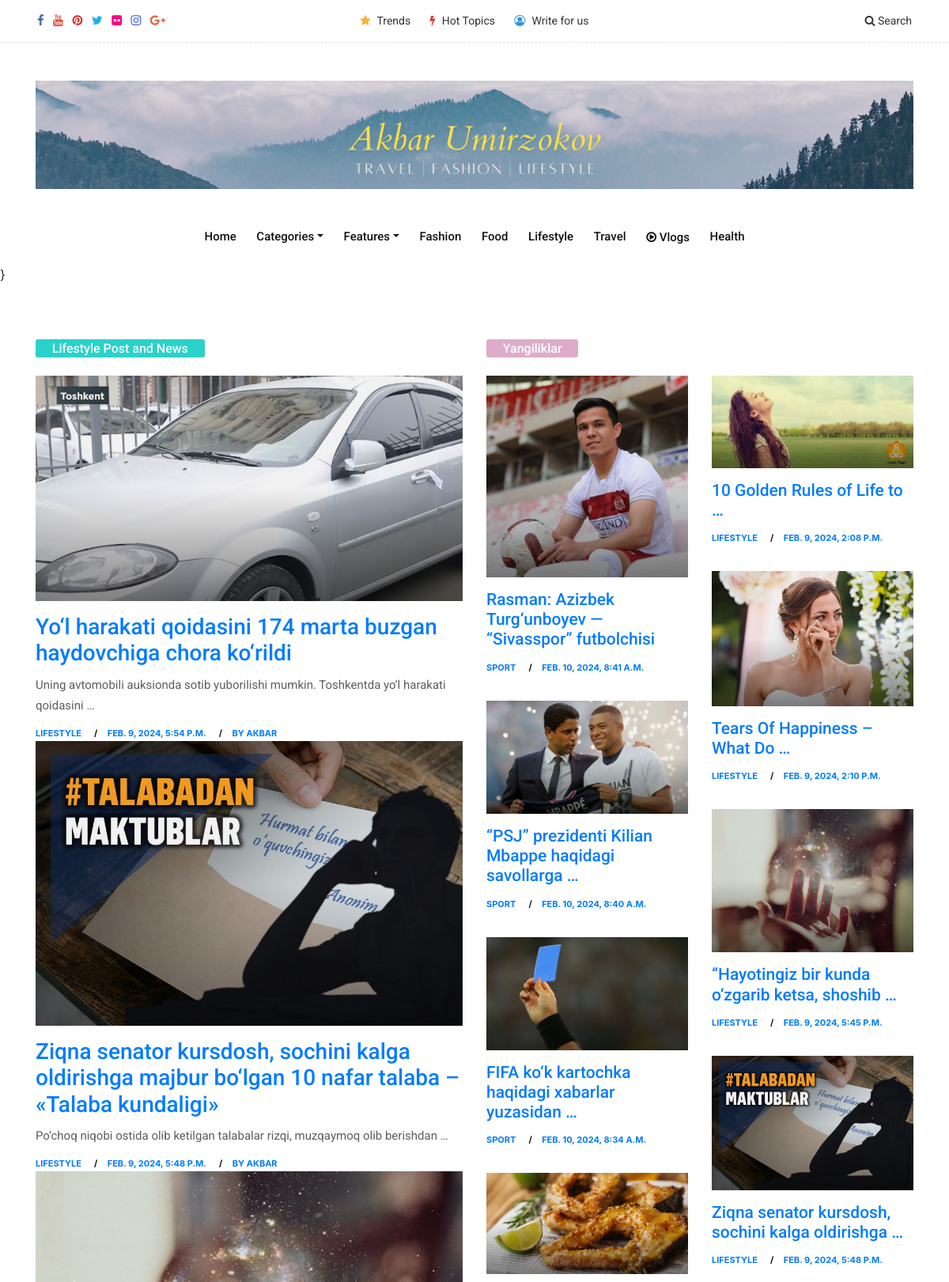
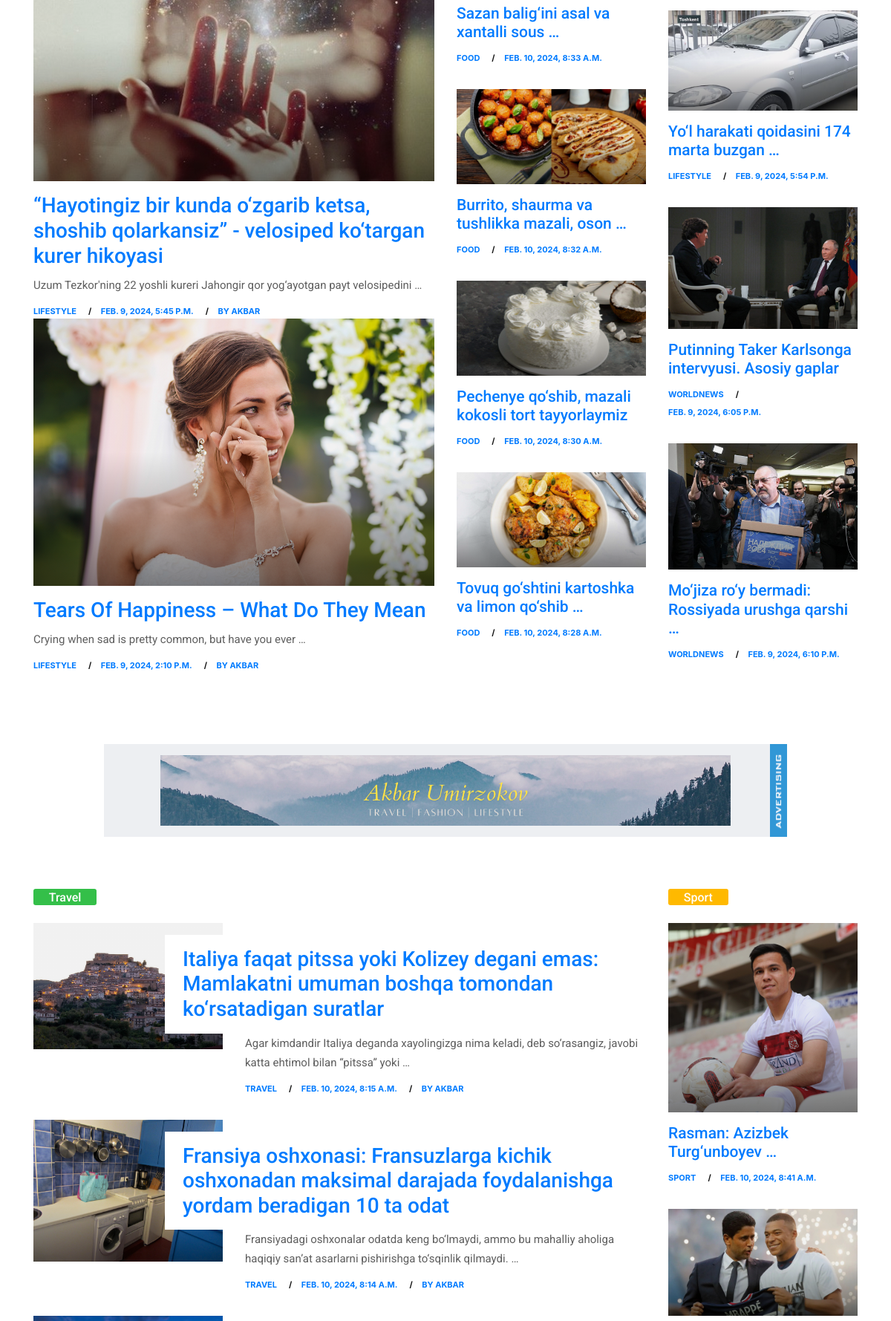
The page / (upper part) on the database its author committed (2 pictures, top to bottom).
### news_app/models.py (models this page shows, shortened)
class News(models.Model):
    class Status(models.TextChoices):
        Published = 'PU', 'Published'
        Draft = 'DR', 'Draft'
    title = models.CharField(max_length=150, verbose_name='Title')
    slug = models.SlugField(max_length=150, unique=True, verbose_name='URL')
    body = models.TextField(verbose_name='Text')
    image = models.ImageField(upload_to='static/images', verbose_name='Image')
    category = models.ForeignKey('Category', on_delete=models.CASCADE, verbose_name='Category')
    published_time = models.DateTimeField(default=timezone.now, verbose_name='Published time')
    created_time = models.DateTimeField(auto_now_add=True, verbose_name='Created time')
    updated_time = models.DateTimeField(auto_now=True, verbose_name='Updated time')
    status = models.CharField(max_length=2, choices=Status.choices, default=Status.Draft, verbose_name='Status')
    objects = models.Manager()
    published = PublishedManager()
    class Meta:
        ordering = ['-published_time']
        verbose_name_plural = 'News'

class Category(models.Model):
    name = models.CharField(max_length=100, verbose_name='Name')
    class Meta:
        verbose_name_plural = 'Categories'
        ordering = ['-id']
    def __str__(self):
        return self.name

### news_app/views.py (the view)
# urls.py: path('', v.HomePageView.as_view(), name='home'),  # This is the home page (news_app/views.py)
class HomePageView(ListView):
    model = News
    template_name = 'news/index.html'
    context_object_name = 'news_list'
    def get_context_data(self, **kwargs):
        context = super().get_context_data(**kwargs)
        context['categories'] = self.model.objects.all()
        context['news_list'] = News.published.all().order_by('-published_time')[:7]
        context['news_list1'] = News.published.all().order_by('published_time')[:7]
        context['lifestyle_news'] = News.published.all().order_by('-published_time').filter(category__name='LifeStyle')[:4]
        context['travel_news'] = News.published.all().order_by('-published_time').filter(category__name='Travel')[:4]
        context['health_news'] = News.published.all().order_by('-published_time').filter(category__name='Health')[:4]
        context['food_news'] = News.published.all().order_by('-published_time').filter(category__name='Food')[:4]
        context['sport_news'] = News.published.all().order_by('-published_time').filter(category__name='Sport')[:4]
        return context

### templates/news/index.html (shortened to what this page needs)
{% extends 'base.html' %}
{% load static %}
{% block content %}
    }
    <section class="section">
        <div class="container">
            <div class="row">
                <div class="col-lg-6 col-md-6 col-sm-12 col-xs-12">
                    <div class="section-title">
                        <h3 class="color-aqua"><a href="blog-category-01.html" title="">Lifestyle Post and News</a></h3>
                    </div>
                    <div class="row">
                        <div class="col-lg-12 col-md-12 col-sm-12 col-xs-12">
                            {% for news in lifestyle_news %}
                            <div class="blog-box">
                                <div class="post-media">
                                    <a href="single.html" title="">
                                        <img src="{{ news.image.url }}" alt="" class="img-fluid">
                                        <div class="hovereffect">
                                        </div>
                                    </a>
                                </div>
                                <div class="blog-meta big-meta">
                                    <h4><a href="single.html" title="">{{ news.title }}</a></h4>
                                    <p>{{ news.body|truncatewords:10 }}</p>
                                    <small><a href="blog-category-01.html" title="">{{ news.category }}</a></small>
                                    <small><a href="single.html" title="">{{ news.published_time }}</a></small>
                                    <small><a href="blog-author.html" title="">by Akbar</a></small>
                                </div>
                            </div>
                            {% endfor %}
                        </div>
                    </div>
                </div>
                <div class="col-lg-6 col-md-6 col-sm-12 col-xs-12">
                    <div class="section-title">
                        <h3 class="color-pink"><a href="blog-category-01.html" title="">Yangiliklar</a></h3>
                    </div>
                    <div class="row">
                        <div class="col-lg-6 col-md-6 col-sm-12 col-xs-12">
                            {% for news in news_list %}
                                <div class="blog-box">
                                <div class="post-media">
                                    <a href="single.html" title="">
                                        <img src="{{ news.image.url }}" alt="" class="img-fluid">
                                        <div class="hovereffect">
                                        </div>
                                    </a>
                                </div>
                                <div class="blog-meta">
                                    <h4><a href="single.html" title="">{{ news.title|truncatewords:6 }}</a></h4>
                                    <small><a href="blog-category-01.html" title="">{{ news.category }}</a></small>
                                    <small><a href="blog-category-01.html" title="">{{ news.published_time }}</a></small>
                                </div>
                            </div>
                            {% endfor %}
                        </div>
                        <div class="col-lg-6 col-md-6 col-sm-12 col-xs-12">
                            {% for news in news_list1 %}
                            	<div class="blog-box">
                                <div class="post-media" >
                                    <a href="{% url 'single' %}" title="">
                                        <img src="{{ news.image.url }}" alt="" class="img-fluid">
                                        <div class="hovereffect">
                                        </div>
                                    </a>
                                </div>
                                <div class="blog-meta">
                                    <h4><a href="single.html" title="">{{ news.title|truncatewords:6 }}</a></h4>
                                    <small><a href="{% url 'blog-category-01' %}" title="">{{ news.category }}</a></small>
                                    <small><a href="{% url 'blog-category-01' %}" title="">{{ news.published_time }}</a></small>
                                </div>
                            </div>
                            {% endfor %}
                        </div>
                    </div>
                </div>
            </div>
            <div class="row">
                <div class="col-lg-10 offset-lg-1">
                    <div class="banner-spot clearfix">
                        <div class="banner-img">
                            <img src="{% static 'upload/White Modern Simple Travel YouTube Banner (2) (2).png' %}" alt="" class="img-fluid">
                        </div>
                    </div>
                </div>
            </div>
            <div class="row">
                <div class="col-lg-9">
                    <div class="blog-list clearfix">
                        <div class="section-title">
                            <h3 class="color-green"><a href="blog-category-01.html" title="">Travel</a></h3>
                        </div>
                        {% for news in travel_news %}
                            <div class="blog-box row">
                                <div class="col-md-4">
                                    <div class="post-media">
                                        <a href="single.html" title="">
                                            <img src="{{ news.image.url }}" alt="" class="img-fluid">
                                            <div class="hovereffect"></div>
                                        </a>
                                    </div>
                                </div>
                                <div class="blog-meta big-meta col-md-8">
                                    <h4><a href="single.html" title="">{{ news.title }}</a></h4>
                                    <p>{{ news.body|truncatewords:15 }}</p>
                                    <small><a href="blog-category-01.html" title="">{{ news.category }}</a></small>
                                    <small><a href="single.html" title="">{{ news.published_time }}</a></small>
                                    <small><a href="blog-author.html" title="">by Akbar</a></small>
                                </div>
                            </div>
                        {% endfor %}
                    </div>
                </div>
                <div class="col-lg-3">
                    <div class="section-title">
                        <h3 class="color-yellow"><a href="blog-category-01.html" title="">Sport</a></h3>
                    </div>
                    {% for news in sport_news %}
                    <div class="blog-box">
                        <div class="post-media">
                            <a href="{% url 'single' %}" title="">
                                <img src="{{ news.image.url }}" alt="" class="img-fluid">
                                <div class="hovereffect">
                                </div>
                            </a>
                        </div>
                        <div class="blog-meta">
                            <h4><a href="{% url 'single' %}" title="">{{ news.title|truncatewords:3 }}</a></h4>
                            <small><a href="{% url 'blog-category-01' %}" title="">{{ news.category }}</a></small>
                            <small><a href="{% url 'blog-category-01' %}" title="">{{ news.published_time }}</a></small>
                        </div>
                    </div>
                    {% endfor %}
                </div>
            </div>
        </div>
    </section>
{% endblock %}

### templates/base.html (shortened to what this page needs)
{% load static %}
<!DOCTYPE html>
<html lang="en">
<head>
    <link href="{% static 'css/bootstrap.css' %}" rel="stylesheet">
    <link href="{% static 'css/font-awesome.min.css' %}" rel="stylesheet">
    <link href="{% static 'style.css' %}" rel="stylesheet">
    <link href="{% static 'css/responsive.css' %}" rel="stylesheet">
    <link href="{% static 'css/colors.css' %}" rel="stylesheet">
    <link rel="stylesheet" href="https://cdn.jsdelivr.net/npm/bootstrap@4.3.1/dist/css/bootstrap.min.css">
</head>
<body>
    <div id="wrapper">
        <div class="topbar-section">
            <div class="container-fluid">
                <div class="row">
                    <div class="col-lg-4 col-md-6 col-sm-6 hidden-xs-down">
                        <div class="topsocial">
                            <a href="#" data-toggle="tooltip" data-placement="bottom" title="Facebook"><i class="fa fa-facebook"></i></a>
                            <a href="#" data-toggle="tooltip" data-placement="bottom" title="Youtube"><i class="fa fa-youtube"></i></a>
                            <a href="#" data-toggle="tooltip" data-placement="bottom" title="Pinterest"><i class="fa fa-pinterest"></i></a>
                            <a href="#" data-toggle="tooltip" data-placement="bottom" title="Twitter"><i class="fa fa-twitter"></i></a>
                            <a href="#" data-toggle="tooltip" data-placement="bottom" title="Flickr"><i class="fa fa-flickr"></i></a>
                            <a href="#" data-toggle="tooltip" data-placement="bottom" title="Instagram"><i class="fa fa-instagram"></i></a>
                            <a href="#" data-toggle="tooltip" data-placement="bottom" title="Google+"><i class="fa fa-google-plus"></i></a>
                        </div>
                    </div>
                    <div class="col-lg-4 hidden-md-down">
                        <div class="topmenu text-center">
                            <ul class="list-inline">
                                <li class="list-inline-item"><a href="{% url 'blog-category-01' %}"><i class="fa fa-star"></i> Trends</a></li>
                                <li class="list-inline-item"><a href="{% url 'blog-category-02' %}"><i class="fa fa-bolt"></i> Hot Topics</a></li>
                                <li class="list-inline-item"><a href="{% url 'page-contact' %}"><i class="fa fa-user-circle-o"></i> Write for us</a></li>
                            </ul>
                        </div>
                    </div>
                    <div class="col-lg-4 col-md-6 col-sm-6 col-xs-12">
                        <div class="topsearch text-right">
                            <a data-toggle="collapse" href="#collapseExample" aria-expanded="false" aria-controls="collapseExample"><i class="fa fa-search"></i> Search</a>
                        </div>
                    </div>
                </div>
            </div>
        </div>
        <div class="header-section">
            <div class="container">
                <div class="row">
                    <div class="col-md-12">
                        <div class="logo">
                            <a href="{% url 'home' %}"><img src="{% static 'upload/White Modern Simple Travel YouTube Banner (2) (2).png' %}" alt=""></a>
                        </div>
                    </div>
                </div>
            </div>
        </div>
        <header class="header">
            <div class="container">
                <nav class="navbar navbar-inverse navbar-toggleable-md">
                    <div class="collapse navbar-collapse justify-content-md-center" id="cloapediamenu">
                        <ul class="navbar-nav">
                            <li class="nav-item">
                                <a class="nav-link color-pink-hover" href="{% url 'home' %}">Home</a>
                            </li>
                            <li class="nav-item dropdown has-submenu menu-large hidden-md-down hidden-sm-down hidden-xs-down">
                                <a class="nav-link dropdown-toggle" href="#" id="dropdown01" data-toggle="dropdown" aria-haspopup="true" aria-expanded="false">Categories</a>
                            </li>
                            <li class="nav-item dropdown has-submenu">
                                <a class="nav-link dropdown-toggle" href="#" id="dropdown02" data-toggle="dropdown" aria-haspopup="true" aria-expanded="false">Features</a>
                            </li>
                            <li class="nav-item">
                                <a class="nav-link color-pink-hover" href="{% url 'blog-category-01' %}">Fashion</a>
                            </li>
                            <li class="nav-item">
                                <a class="nav-link color-red-hover" href="{% url 'blog-category-02' %}">Food</a>
                            </li>
                            <li class="nav-item">
                                <a class="nav-link color-aqua-hover" href="{% url 'blog-category-03' %}">Lifestyle</a>
                            </li>
                            <li class="nav-item">
                                <a class="nav-link color-green-hover" href="blog-category-04.html">Travel</a>
                            </li>
                            <li class="nav-item">
                                <a class="nav-link color-yellow-hover" href="blog-category-05.html"><i class="fa fa-play-circle-o"></i> Vlogs</a>
                            </li>
                            <li class="nav-item">
                                <a class="nav-link color-grey-hover" href="blog-category-06.html">Health</a>
                            </li>
                        </ul>
                    </div>
                </nav>
            </div>
        </header>
{% block content %}
{% endblock content %}
    </div>
</body>
</html>

### rows shown on the page
News: image (picture), title "Yo‘l harakati qoidasini 174 marta buzgan haydovchiga chora ko‘rildi", body "Uning avtomobili auksionda sotib yuborilishi mumkin. Toshkentda yo‘l harakati qoidasini …", category "LIFESTYLE", published_time "FEB. 9, 2024, 5:54 P.M.", title "Yo‘l harakati qoidasini 174 marta buzgan …"
News: image (picture), title "Ziqna senator kursdosh, sochini kalga oldirishga majbur bo‘lgan 10 nafar talaba – «Talaba kundaligi»", body "Po‘choq niqobi ostida olib ketilgan talabalar rizqi, muzqaymoq olib berishdan …", category "LIFESTYLE", published_time "FEB. 9, 2024, 5:48 P.M.", title "Ziqna senator kursdosh, sochini kalga oldirishga …"
News: image (picture), title "“Hayotingiz bir kunda o‘zgarib ketsa, shoshib qolarkansiz” - velosiped ko‘targan kurer hikoyasi", body "Uzum Tezkor'ning 22 yoshli kureri Jahongir qor yog‘ayotgan payt velosipedini …", category "LIFESTYLE", published_time "FEB. 9, 2024, 5:45 P.M.", title "“Hayotingiz bir kunda o‘zgarib ketsa, shoshib …"
News: image (picture), title "Tears Of Happiness – What Do They Mean", body "Crying when sad is pretty common, but have you ever …", category "LIFESTYLE", published_time "FEB. 9, 2024, 2:10 P.M.", title "Tears Of Happiness – What Do …"
News: image (picture), title "Rasman: Azizbek Turg‘unboyev — “Sivasspor” futbolchisi", category "SPORT", published_time "FEB. 10, 2024, 8:41 A.M.", title "Rasman: Azizbek Turg‘unboyev …"
News: image (picture), title "“PSJ” prezidenti Kilian Mbappe haqidagi savollarga …", category "SPORT", published_time "FEB. 10, 2024, 8:40 A.M."
News: image (picture), title "FIFA ko‘k kartochka haqidagi xabarlar yuzasidan …", category "SPORT", published_time "FEB. 10, 2024, 8:34 A.M."
News: image (picture), title "Sazan balig‘ini asal va xantalli sous …", category "FOOD", published_time "FEB. 10, 2024, 8:33 A.M."
News: image (picture), title "Burrito, shaurma va tushlikka mazali, oson …", category "FOOD", published_time "FEB. 10, 2024, 8:32 A.M."
News: image (picture), title "Pechenye qo‘shib, mazali kokosli tort tayyorlaymiz", category "FOOD", published_time "FEB. 10, 2024, 8:30 A.M."
News: image (picture), title "Tovuq go‘shtini kartoshka va limon qo‘shib …", category "FOOD", published_time "FEB. 10, 2024, 8:28 A.M."
News: image (picture), title "10 Golden Rules of Life to …", category "LIFESTYLE", published_time "FEB. 9, 2024, 2:08 P.M."
News: image (picture), title "Putinning Taker Karlsonga intervyusi. Asosiy gaplar", category "WORLDNEWS", published_time "FEB. 9, 2024, 6:05 P.M."
News: image (picture), title "Mo‘jiza ro‘y bermadi: Rossiyada urushga qarshi …", category "WORLDNEWS", published_time "FEB. 9, 2024, 6:10 P.M."
News: image (picture), title "Italiya faqat pitssa yoki Kolizey degani emas: Mamlakatni umuman boshqa tomondan ko‘rsatadigan suratlar", body "Agar kimdandir Italiya deganda xayolingizga nima keladi, deb so‘rasangiz, javobi katta ehtimol bilan “pitssa” yoki …", category "TRAVEL", published_time "FEB. 10, 2024, 8:15 A.M."
News: image (picture), title "Fransiya oshxonasi: Fransuzlarga kichik oshxonadan maksimal darajada foydalanishga yordam beradigan 10 ta odat", body "Fransiyadagi oshxonalar odatda keng bo‘lmaydi, ammo bu mahalliy aholiga haqiqiy san’at asarlarni pishirishga to‘sqinlik qilmaydi. …", category "TRAVEL", published_time "FEB. 10, 2024, 8:14 A.M."
News: image (picture)
